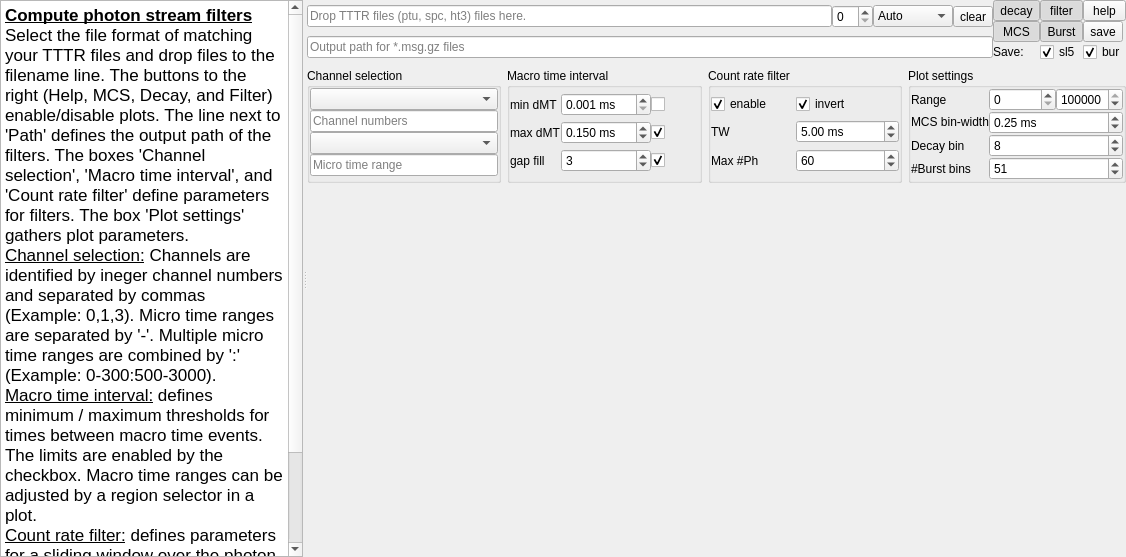
<?xml version="1.0" encoding="UTF-8"?>
<ui version="4.0">
 <class>Form</class>
 <widget class="QWidget" name="Form">
  <property name="geometry">
   <rect>
    <x>0</x>
    <y>0</y>
    <width>1126</width>
    <height>557</height>
   </rect>
  </property>
  <property name="windowTitle">
   <string>Form</string>
  </property>
  <property name="toolTip">
   <string>Comma separated integers, e.g., &quot;0,8&quot;</string>
  </property>
  <layout class="QVBoxLayout" name="verticalLayout_2">
   <property name="spacing">
    <number>0</number>
   </property>
   <property name="leftMargin">
    <number>0</number>
   </property>
   <property name="topMargin">
    <number>0</number>
   </property>
   <property name="rightMargin">
    <number>0</number>
   </property>
   <property name="bottomMargin">
    <number>0</number>
   </property>
   <item>
    <widget class="QSplitter" name="splitter">
     <property name="orientation">
      <enum>Qt::Horizontal</enum>
     </property>
     <widget class="QTextEdit" name="textEdit">
      <property name="minimumSize">
       <size>
        <width>300</width>
        <height>0</height>
       </size>
      </property>
      <property name="readOnly">
       <bool>true</bool>
      </property>
      <property name="html">
       <string>&lt;!DOCTYPE HTML PUBLIC &quot;-//W3C//DTD HTML 4.0//EN&quot; &quot;http://www.w3.org/TR/REC-html40/strict.dtd&quot;&gt;
&lt;html&gt;&lt;head&gt;&lt;meta name=&quot;qrichtext&quot; content=&quot;1&quot; /&gt;&lt;style type=&quot;text/css&quot;&gt;
p, li { white-space: pre-wrap; }
&lt;/style&gt;&lt;/head&gt;&lt;body style=&quot; font-family:'MS Shell Dlg 2'; font-size:8.25pt; font-weight:400; font-style:normal;&quot;&gt;
&lt;p style=&quot; margin-top:0px; margin-bottom:0px; margin-left:0px; margin-right:0px; -qt-block-indent:0; text-indent:0px;&quot;&gt;&lt;span style=&quot; font-family:'.AppleSystemUIFont'; font-size:13pt; font-weight:600; text-decoration: underline;&quot;&gt;Compute photon stream filters&lt;/span&gt;&lt;/p&gt;
&lt;p style=&quot; margin-top:0px; margin-bottom:0px; margin-left:0px; margin-right:0px; -qt-block-indent:0; text-indent:0px;&quot;&gt;&lt;span style=&quot; font-family:'.AppleSystemUIFont'; font-size:13pt;&quot;&gt;Select the file format of matching your TTTR files and drop files to the filename line. The buttons to the right (Help, MCS, Decay, and Filter) enable/disable plots. The line next to 'Path' defines the output path of the filters. The boxes 'Channel selection', 'Macro time interval', and 'Count rate filter' define parameters for filters. The box 'Plot settings' gathers plot parameters.&lt;/span&gt;&lt;/p&gt;
&lt;p style=&quot; margin-top:0px; margin-bottom:0px; margin-left:0px; margin-right:0px; -qt-block-indent:0; text-indent:0px;&quot;&gt;&lt;span style=&quot; font-family:'.AppleSystemUIFont'; font-size:13pt; text-decoration: underline;&quot;&gt;Channel selection:&lt;/span&gt;&lt;span style=&quot; font-family:'.AppleSystemUIFont'; font-size:13pt;&quot;&gt; Channels are identified by ineger channel numbers and separated by commas (Example: 0,1,3). Micro time ranges are separated by '-'. Multiple micro time ranges are combined by ':' (Example: 0-300:500-3000).&lt;/span&gt;&lt;/p&gt;
&lt;p style=&quot; margin-top:0px; margin-bottom:0px; margin-left:0px; margin-right:0px; -qt-block-indent:0; text-indent:0px;&quot;&gt;&lt;span style=&quot; font-family:'.AppleSystemUIFont'; font-size:13pt; text-decoration: underline;&quot;&gt;Macro time interval:&lt;/span&gt;&lt;span style=&quot; font-family:'.AppleSystemUIFont'; font-size:13pt;&quot;&gt; defines minimum / maximum thresholds for times between macro time events. The limits are enabled by the checkbox. Macro time ranges can be adjusted by a region selector in a plot.&lt;/span&gt;&lt;/p&gt;
&lt;p style=&quot; margin-top:0px; margin-bottom:0px; margin-left:0px; margin-right:0px; -qt-block-indent:0; text-indent:0px;&quot;&gt;&lt;span style=&quot; font-family:'.AppleSystemUIFont'; font-size:13pt; text-decoration: underline;&quot;&gt;Count rate filter:&lt;/span&gt;&lt;span style=&quot; font-family:'.AppleSystemUIFont'; font-size:13pt;&quot;&gt; defines parameters for a sliding window over the photon stream. If more than the maximum defined number of photons are found in a time windows the photon is filtered. Invert inverts the filter.&lt;/span&gt;&lt;/p&gt;
&lt;p style=&quot;-qt-paragraph-type:empty; margin-top:0px; margin-bottom:0px; margin-left:0px; margin-right:0px; -qt-block-indent:0; text-indent:0px; font-family:'.AppleSystemUIFont'; font-size:13pt;&quot;&gt;&lt;br /&gt;&lt;/p&gt;&lt;/body&gt;&lt;/html&gt;</string>
      </property>
     </widget>
     <widget class="QWidget" name="widget" native="true">
      <layout class="QGridLayout" name="gridLayout_4">
       <property name="leftMargin">
        <number>0</number>
       </property>
       <property name="topMargin">
        <number>0</number>
       </property>
       <property name="rightMargin">
        <number>0</number>
       </property>
       <property name="bottomMargin">
        <number>0</number>
       </property>
       <property name="spacing">
        <number>6</number>
       </property>
       <item row="1" column="1">
        <widget class="QGroupBox" name="groupBox_2">
         <property name="sizePolicy">
          <sizepolicy hsizetype="Expanding" vsizetype="Preferred">
           <horstretch>0</horstretch>
           <verstretch>0</verstretch>
          </sizepolicy>
         </property>
         <property name="title">
          <string>Macro time interval</string>
         </property>
         <layout class="QGridLayout" name="gridLayout_3">
          <property name="leftMargin">
           <number>0</number>
          </property>
          <property name="topMargin">
           <number>0</number>
          </property>
          <property name="rightMargin">
           <number>0</number>
          </property>
          <property name="bottomMargin">
           <number>0</number>
          </property>
          <property name="spacing">
           <number>0</number>
          </property>
          <item row="0" column="0">
           <widget class="QLabel" name="label_3">
            <property name="text">
             <string>min dMT</string>
            </property>
           </widget>
          </item>
          <item row="1" column="0">
           <widget class="QLabel" name="label_7">
            <property name="text">
             <string>max dMT</string>
            </property>
           </widget>
          </item>
          <item row="1" column="1">
           <widget class="QDoubleSpinBox" name="doubleSpinBox_3">
            <property name="toolTip">
             <string>Maximum inter photon time</string>
            </property>
            <property name="suffix">
             <string> ms</string>
            </property>
            <property name="decimals">
             <number>3</number>
            </property>
            <property name="minimum">
             <double>0.001000000000000</double>
            </property>
            <property name="maximum">
             <double>999.990000000000009</double>
            </property>
            <property name="value">
             <double>0.150000000000000</double>
            </property>
           </widget>
          </item>
          <item row="0" column="2">
           <widget class="QCheckBox" name="checkBox_2">
            <property name="text">
             <string/>
            </property>
           </widget>
          </item>
          <item row="1" column="2">
           <widget class="QCheckBox" name="checkBox_3">
            <property name="text">
             <string/>
            </property>
            <property name="checked">
             <bool>true</bool>
            </property>
           </widget>
          </item>
          <item row="0" column="1">
           <widget class="QDoubleSpinBox" name="doubleSpinBox_2">
            <property name="sizePolicy">
             <sizepolicy hsizetype="Minimum" vsizetype="Fixed">
              <horstretch>0</horstretch>
              <verstretch>0</verstretch>
             </sizepolicy>
            </property>
            <property name="toolTip">
             <string>Minimum interphoton time</string>
            </property>
            <property name="suffix">
             <string> ms</string>
            </property>
            <property name="decimals">
             <number>3</number>
            </property>
            <property name="minimum">
             <double>0.001000000000000</double>
            </property>
            <property name="maximum">
             <double>999.990000000000009</double>
            </property>
            <property name="singleStep">
             <double>0.001000000000000</double>
            </property>
            <property name="value">
             <double>0.001000000000000</double>
            </property>
           </widget>
          </item>
          <item row="2" column="1">
           <widget class="QSpinBox" name="spinBox_7">
            <property name="toolTip">
             <string>If two events are separated by less than specified number, events inbetween are selected. Used to fill gaps in photon trace.</string>
            </property>
            <property name="maximum">
             <number>999</number>
            </property>
            <property name="value">
             <number>3</number>
            </property>
           </widget>
          </item>
          <item row="2" column="0">
           <widget class="QLabel" name="label_8">
            <property name="text">
             <string>gap fill</string>
            </property>
           </widget>
          </item>
          <item row="2" column="2">
           <widget class="QCheckBox" name="checkBox_5">
            <property name="text">
             <string/>
            </property>
            <property name="checked">
             <bool>true</bool>
            </property>
           </widget>
          </item>
         </layout>
        </widget>
       </item>
       <item row="1" column="3">
        <widget class="QGroupBox" name="groupBox_4">
         <property name="title">
          <string>Plot settings</string>
         </property>
         <layout class="QGridLayout" name="gridLayout_5">
          <property name="leftMargin">
           <number>0</number>
          </property>
          <property name="topMargin">
           <number>0</number>
          </property>
          <property name="rightMargin">
           <number>0</number>
          </property>
          <property name="bottomMargin">
           <number>0</number>
          </property>
          <property name="spacing">
           <number>0</number>
          </property>
          <item row="1" column="2">
           <widget class="QSpinBox" name="spinBox_2">
            <property name="maximum">
             <number>99999999</number>
            </property>
           </widget>
          </item>
          <item row="1" column="3">
           <widget class="QSpinBox" name="spinBox_3">
            <property name="maximum">
             <number>9999999</number>
            </property>
            <property name="value">
             <number>100000</number>
            </property>
           </widget>
          </item>
          <item row="1" column="1">
           <widget class="QLabel" name="label_5">
            <property name="sizePolicy">
             <sizepolicy hsizetype="Fixed" vsizetype="Preferred">
              <horstretch>0</horstretch>
              <verstretch>0</verstretch>
             </sizepolicy>
            </property>
            <property name="text">
             <string>Range</string>
            </property>
           </widget>
          </item>
          <item row="2" column="1">
           <widget class="QLabel" name="label_4">
            <property name="sizePolicy">
             <sizepolicy hsizetype="Minimum" vsizetype="Fixed">
              <horstretch>0</horstretch>
              <verstretch>0</verstretch>
             </sizepolicy>
            </property>
            <property name="text">
             <string>MCS bin-width</string>
            </property>
           </widget>
          </item>
          <item row="3" column="2" colspan="2">
           <widget class="QSpinBox" name="spinBox_5">
            <property name="minimum">
             <number>1</number>
            </property>
            <property name="value">
             <number>8</number>
            </property>
           </widget>
          </item>
          <item row="3" column="1">
           <widget class="QLabel" name="label_9">
            <property name="text">
             <string>Decay bin</string>
            </property>
           </widget>
          </item>
          <item row="2" column="2" colspan="2">
           <widget class="QDoubleSpinBox" name="doubleSpinBox_4">
            <property name="sizePolicy">
             <sizepolicy hsizetype="MinimumExpanding" vsizetype="Fixed">
              <horstretch>0</horstretch>
              <verstretch>0</verstretch>
             </sizepolicy>
            </property>
            <property name="suffix">
             <string> ms</string>
            </property>
            <property name="minimum">
             <double>0.050000000000000</double>
            </property>
            <property name="singleStep">
             <double>0.100000000000000</double>
            </property>
            <property name="value">
             <double>0.250000000000000</double>
            </property>
           </widget>
          </item>
          <item row="4" column="1">
           <widget class="QLabel" name="label_6">
            <property name="text">
             <string>#Burst bins</string>
            </property>
           </widget>
          </item>
          <item row="4" column="2" colspan="2">
           <widget class="QSpinBox" name="spinBox_6">
            <property name="minimum">
             <number>3</number>
            </property>
            <property name="maximum">
             <number>999</number>
            </property>
            <property name="value">
             <number>51</number>
            </property>
           </widget>
          </item>
         </layout>
        </widget>
       </item>
       <item row="0" column="0" colspan="4">
        <layout class="QGridLayout" name="gridLayout_8">
         <property name="spacing">
          <number>0</number>
         </property>
         <item row="0" column="3">
          <widget class="QComboBox" name="comboBox">
           <property name="sizePolicy">
            <sizepolicy hsizetype="Minimum" vsizetype="Fixed">
             <horstretch>0</horstretch>
             <verstretch>0</verstretch>
            </sizepolicy>
           </property>
           <item>
            <property name="text">
             <string>Auto</string>
            </property>
           </item>
           <item>
            <property name="text">
             <string>PTU</string>
            </property>
           </item>
           <item>
            <property name="text">
             <string>SPC-130</string>
            </property>
           </item>
           <item>
            <property name="text">
             <string>HT3</string>
            </property>
           </item>
           <item>
            <property name="text">
             <string>SPC-630</string>
            </property>
           </item>
          </widget>
         </item>
         <item row="0" column="1">
          <widget class="QLineEdit" name="lineEdit">
           <property name="sizePolicy">
            <sizepolicy hsizetype="MinimumExpanding" vsizetype="Fixed">
             <horstretch>0</horstretch>
             <verstretch>0</verstretch>
            </sizepolicy>
           </property>
           <property name="placeholderText">
            <string>Drop TTTR files (ptu, spc, ht3) files here.</string>
           </property>
          </widget>
         </item>
         <item row="1" column="0" colspan="9">
          <layout class="QHBoxLayout" name="horizontalLayout">
           <property name="spacing">
            <number>0</number>
           </property>
           <item>
            <widget class="QLineEdit" name="lineEdit_2">
             <property name="readOnly">
              <bool>false</bool>
             </property>
             <property name="placeholderText">
              <string>Output path for *.msg.gz files</string>
             </property>
            </widget>
           </item>
          </layout>
         </item>
         <item row="0" column="4">
          <widget class="QToolButton" name="toolButton_6">
           <property name="sizePolicy">
            <sizepolicy hsizetype="Minimum" vsizetype="Fixed">
             <horstretch>0</horstretch>
             <verstretch>0</verstretch>
            </sizepolicy>
           </property>
           <property name="text">
            <string>clear</string>
           </property>
          </widget>
         </item>
         <item row="0" column="10" rowspan="2">
          <layout class="QGridLayout" name="gridLayout_7">
           <property name="spacing">
            <number>0</number>
           </property>
           <item row="0" column="2">
            <widget class="QToolButton" name="toolButton">
             <property name="sizePolicy">
              <sizepolicy hsizetype="Minimum" vsizetype="Fixed">
               <horstretch>0</horstretch>
               <verstretch>0</verstretch>
              </sizepolicy>
             </property>
             <property name="text">
              <string>help</string>
             </property>
             <property name="checkable">
              <bool>true</bool>
             </property>
             <property name="checked">
              <bool>false</bool>
             </property>
            </widget>
           </item>
           <item row="1" column="1">
            <widget class="QToolButton" name="toolButton_7">
             <property name="sizePolicy">
              <sizepolicy hsizetype="Minimum" vsizetype="Minimum">
               <horstretch>0</horstretch>
               <verstretch>0</verstretch>
              </sizepolicy>
             </property>
             <property name="text">
              <string>Burst</string>
             </property>
             <property name="checkable">
              <bool>true</bool>
             </property>
             <property name="checked">
              <bool>true</bool>
             </property>
            </widget>
           </item>
           <item row="1" column="0">
            <widget class="QToolButton" name="toolButton_2">
             <property name="sizePolicy">
              <sizepolicy hsizetype="Minimum" vsizetype="Fixed">
               <horstretch>0</horstretch>
               <verstretch>0</verstretch>
              </sizepolicy>
             </property>
             <property name="text">
              <string>MCS</string>
             </property>
             <property name="checkable">
              <bool>true</bool>
             </property>
             <property name="checked">
              <bool>true</bool>
             </property>
            </widget>
           </item>
           <item row="1" column="2">
            <widget class="QToolButton" name="toolButton_5">
             <property name="text">
              <string>save</string>
             </property>
            </widget>
           </item>
           <item row="0" column="1">
            <widget class="QToolButton" name="toolButton_4">
             <property name="sizePolicy">
              <sizepolicy hsizetype="Minimum" vsizetype="Fixed">
               <horstretch>0</horstretch>
               <verstretch>0</verstretch>
              </sizepolicy>
             </property>
             <property name="text">
              <string>filter</string>
             </property>
             <property name="checkable">
              <bool>true</bool>
             </property>
             <property name="checked">
              <bool>true</bool>
             </property>
            </widget>
           </item>
           <item row="0" column="0">
            <widget class="QToolButton" name="toolButton_3">
             <property name="sizePolicy">
              <sizepolicy hsizetype="Minimum" vsizetype="Fixed">
               <horstretch>0</horstretch>
               <verstretch>0</verstretch>
              </sizepolicy>
             </property>
             <property name="text">
              <string>decay</string>
             </property>
             <property name="checkable">
              <bool>true</bool>
             </property>
             <property name="checked">
              <bool>true</bool>
             </property>
            </widget>
           </item>
           <item row="2" column="2">
            <widget class="QCheckBox" name="checkBox_7">
             <property name="text">
              <string>bur</string>
             </property>
             <property name="checked">
              <bool>true</bool>
             </property>
            </widget>
           </item>
           <item row="2" column="1">
            <widget class="QCheckBox" name="checkBox_6">
             <property name="text">
              <string>sl5</string>
             </property>
             <property name="checked">
              <bool>true</bool>
             </property>
            </widget>
           </item>
           <item row="2" column="0">
            <widget class="QLabel" name="label_10">
             <property name="text">
              <string>Save:</string>
             </property>
            </widget>
           </item>
          </layout>
         </item>
         <item row="0" column="2">
          <widget class="QSpinBox" name="spinBox_4"/>
         </item>
        </layout>
       </item>
       <item row="1" column="0">
        <widget class="QGroupBox" name="groupBox_3">
         <property name="sizePolicy">
          <sizepolicy hsizetype="Expanding" vsizetype="Preferred">
           <horstretch>0</horstretch>
           <verstretch>0</verstretch>
          </sizepolicy>
         </property>
         <property name="title">
          <string>Channel selection</string>
         </property>
         <layout class="QGridLayout" name="gridLayout_2">
          <property name="leftMargin">
           <number>0</number>
          </property>
          <property name="topMargin">
           <number>0</number>
          </property>
          <property name="rightMargin">
           <number>0</number>
          </property>
          <property name="bottomMargin">
           <number>0</number>
          </property>
          <property name="spacing">
           <number>0</number>
          </property>
          <item row="4" column="1">
           <widget class="QLineEdit" name="lineEdit_5">
            <property name="sizePolicy">
             <sizepolicy hsizetype="Minimum" vsizetype="Fixed">
              <horstretch>0</horstretch>
              <verstretch>0</verstretch>
             </sizepolicy>
            </property>
            <property name="toolTip">
             <string>Define tuple of micro time ranges separted by '-' and ';' (Example: 0-100;600-900)</string>
            </property>
            <property name="placeholderText">
             <string>Micro time range</string>
            </property>
           </widget>
          </item>
          <item row="2" column="1">
           <widget class="QLineEdit" name="lineEdit_4">
            <property name="sizePolicy">
             <sizepolicy hsizetype="Minimum" vsizetype="Fixed">
              <horstretch>0</horstretch>
              <verstretch>0</verstretch>
             </sizepolicy>
            </property>
            <property name="toolTip">
             <string>Comma separated integers, e.g., &quot;0,8&quot;</string>
            </property>
            <property name="placeholderText">
             <string>Channel numbers</string>
            </property>
           </widget>
          </item>
          <item row="1" column="1">
           <widget class="QComboBox" name="comboBox_2"/>
          </item>
          <item row="3" column="1">
           <widget class="QComboBox" name="comboBox_3"/>
          </item>
         </layout>
        </widget>
       </item>
       <item row="1" column="2">
        <widget class="QGroupBox" name="groupBox">
         <property name="sizePolicy">
          <sizepolicy hsizetype="Expanding" vsizetype="Preferred">
           <horstretch>0</horstretch>
           <verstretch>0</verstretch>
          </sizepolicy>
         </property>
         <property name="title">
          <string>Count rate filter</string>
         </property>
         <property name="checkable">
          <bool>false</bool>
         </property>
         <property name="checked">
          <bool>false</bool>
         </property>
         <layout class="QGridLayout" name="gridLayout">
          <property name="leftMargin">
           <number>0</number>
          </property>
          <property name="topMargin">
           <number>0</number>
          </property>
          <property name="rightMargin">
           <number>0</number>
          </property>
          <property name="bottomMargin">
           <number>0</number>
          </property>
          <property name="spacing">
           <number>0</number>
          </property>
          <item row="1" column="0">
           <widget class="QLabel" name="label_2">
            <property name="text">
             <string>TW</string>
            </property>
           </widget>
          </item>
          <item row="2" column="0">
           <widget class="QLabel" name="label">
            <property name="text">
             <string>Max #Ph</string>
            </property>
           </widget>
          </item>
          <item row="2" column="1">
           <widget class="QSpinBox" name="spinBox">
            <property name="toolTip">
             <string>Maximum number of photon in time window</string>
            </property>
            <property name="minimum">
             <number>2</number>
            </property>
            <property name="maximum">
             <number>1000000</number>
            </property>
            <property name="value">
             <number>60</number>
            </property>
           </widget>
          </item>
          <item row="1" column="1">
           <widget class="QDoubleSpinBox" name="doubleSpinBox">
            <property name="toolTip">
             <string>Time window size</string>
            </property>
            <property name="suffix">
             <string> ms</string>
            </property>
            <property name="minimum">
             <double>0.100000000000000</double>
            </property>
            <property name="maximum">
             <double>500000.000000000000000</double>
            </property>
            <property name="value">
             <double>5.000000000000000</double>
            </property>
           </widget>
          </item>
          <item row="0" column="0">
           <widget class="QCheckBox" name="checkBox_4">
            <property name="text">
             <string>enable</string>
            </property>
            <property name="checked">
             <bool>true</bool>
            </property>
           </widget>
          </item>
          <item row="0" column="1">
           <widget class="QCheckBox" name="checkBox">
            <property name="text">
             <string>invert</string>
            </property>
            <property name="checked">
             <bool>true</bool>
            </property>
           </widget>
          </item>
         </layout>
        </widget>
       </item>
       <item row="2" column="0" colspan="4">
        <widget class="QWidget" name="widget_2" native="true">
         <property name="sizePolicy">
          <sizepolicy hsizetype="Preferred" vsizetype="Expanding">
           <horstretch>0</horstretch>
           <verstretch>0</verstretch>
          </sizepolicy>
         </property>
         <layout class="QVBoxLayout" name="verticalLayout">
          <property name="spacing">
           <number>0</number>
          </property>
          <property name="leftMargin">
           <number>0</number>
          </property>
          <property name="topMargin">
           <number>0</number>
          </property>
          <property name="rightMargin">
           <number>0</number>
          </property>
          <property name="bottomMargin">
           <number>0</number>
          </property>
          <item>
           <layout class="QGridLayout" name="gridLayout_6">
            <property name="spacing">
             <number>0</number>
            </property>
           </layout>
          </item>
         </layout>
        </widget>
       </item>
      </layout>
     </widget>
    </widget>
   </item>
  </layout>
  <action name="actionUpdate_Values">
   <property name="text">
    <string>Update values</string>
   </property>
  </action>
  <action name="actionUpdateUI">
   <property name="text">
    <string>Update UI</string>
   </property>
  </action>
  <action name="actionFile_changed">
   <property name="text">
    <string>File changed</string>
   </property>
  </action>
  <action name="actionRegionUpdate">
   <property name="text">
    <string>RegionUpdate</string>
   </property>
  </action>
 </widget>
 <resources/>
 <connections>
  <connection>
   <sender>toolButton</sender>
   <signal>toggled(bool)</signal>
   <receiver>textEdit</receiver>
   <slot>setVisible(bool)</slot>
   <hints>
    <hint type="sourcelabel">
     <x>291</x>
     <y>10</y>
    </hint>
    <hint type="destinationlabel">
     <x>132</x>
     <y>175</y>
    </hint>
   </hints>
  </connection>
  <connection>
   <sender>spinBox</sender>
   <signal>valueChanged(int)</signal>
   <receiver>actionUpdate_Values</receiver>
   <slot>trigger()</slot>
   <hints>
    <hint type="sourcelabel">
     <x>453</x>
     <y>62</y>
    </hint>
    <hint type="destinationlabel">
     <x>-1</x>
     <y>-1</y>
    </hint>
   </hints>
  </connection>
  <connection>
   <sender>checkBox</sender>
   <signal>toggled(bool)</signal>
   <receiver>actionUpdate_Values</receiver>
   <slot>trigger()</slot>
   <hints>
    <hint type="sourcelabel">
     <x>532</x>
     <y>62</y>
    </hint>
    <hint type="destinationlabel">
     <x>-1</x>
     <y>-1</y>
    </hint>
   </hints>
  </connection>
  <connection>
   <sender>doubleSpinBox</sender>
   <signal>valueChanged(double)</signal>
   <receiver>actionUpdate_Values</receiver>
   <slot>trigger()</slot>
   <hints>
    <hint type="sourcelabel">
     <x>491</x>
     <y>83</y>
    </hint>
    <hint type="destinationlabel">
     <x>-1</x>
     <y>-1</y>
    </hint>
   </hints>
  </connection>
  <connection>
   <sender>groupBox</sender>
   <signal>toggled(bool)</signal>
   <receiver>actionUpdate_Values</receiver>
   <slot>trigger()</slot>
   <hints>
    <hint type="sourcelabel">
     <x>418</x>
     <y>62</y>
    </hint>
    <hint type="destinationlabel">
     <x>-1</x>
     <y>-1</y>
    </hint>
   </hints>
  </connection>
  <connection>
   <sender>doubleSpinBox_2</sender>
   <signal>valueChanged(double)</signal>
   <receiver>actionUpdate_Values</receiver>
   <slot>trigger()</slot>
   <hints>
    <hint type="sourcelabel">
     <x>273</x>
     <y>140</y>
    </hint>
    <hint type="destinationlabel">
     <x>-1</x>
     <y>-1</y>
    </hint>
   </hints>
  </connection>
  <connection>
   <sender>doubleSpinBox_3</sender>
   <signal>valueChanged(double)</signal>
   <receiver>actionUpdate_Values</receiver>
   <slot>trigger()</slot>
   <hints>
    <hint type="sourcelabel">
     <x>273</x>
     <y>175</y>
    </hint>
    <hint type="destinationlabel">
     <x>-1</x>
     <y>-1</y>
    </hint>
   </hints>
  </connection>
  <connection>
   <sender>checkBox_2</sender>
   <signal>toggled(bool)</signal>
   <receiver>actionUpdate_Values</receiver>
   <slot>trigger()</slot>
   <hints>
    <hint type="sourcelabel">
     <x>393</x>
     <y>185</y>
    </hint>
    <hint type="destinationlabel">
     <x>-1</x>
     <y>-1</y>
    </hint>
   </hints>
  </connection>
  <connection>
   <sender>checkBox_3</sender>
   <signal>toggled(bool)</signal>
   <receiver>actionUpdate_Values</receiver>
   <slot>trigger()</slot>
   <hints>
    <hint type="sourcelabel">
     <x>548</x>
     <y>185</y>
    </hint>
    <hint type="destinationlabel">
     <x>-1</x>
     <y>-1</y>
    </hint>
   </hints>
  </connection>
  <connection>
   <sender>spinBox_4</sender>
   <signal>valueChanged(int)</signal>
   <receiver>actionUpdateUI</receiver>
   <slot>trigger()</slot>
   <hints>
    <hint type="sourcelabel">
     <x>662</x>
     <y>55</y>
    </hint>
    <hint type="destinationlabel">
     <x>-1</x>
     <y>-1</y>
    </hint>
   </hints>
  </connection>
  <connection>
   <sender>lineEdit</sender>
   <signal>textChanged(QString)</signal>
   <receiver>actionFile_changed</receiver>
   <slot>trigger()</slot>
   <hints>
    <hint type="sourcelabel">
     <x>434</x>
     <y>55</y>
    </hint>
    <hint type="destinationlabel">
     <x>-1</x>
     <y>-1</y>
    </hint>
   </hints>
  </connection>
  <connection>
   <sender>lineEdit_4</sender>
   <signal>returnPressed()</signal>
   <receiver>actionUpdate_Values</receiver>
   <slot>trigger()</slot>
   <hints>
    <hint type="sourcelabel">
     <x>169</x>
     <y>140</y>
    </hint>
    <hint type="destinationlabel">
     <x>-1</x>
     <y>-1</y>
    </hint>
   </hints>
  </connection>
  <connection>
   <sender>lineEdit_5</sender>
   <signal>returnPressed()</signal>
   <receiver>actionUpdate_Values</receiver>
   <slot>trigger()</slot>
   <hints>
    <hint type="sourcelabel">
     <x>169</x>
     <y>175</y>
    </hint>
    <hint type="destinationlabel">
     <x>-1</x>
     <y>-1</y>
    </hint>
   </hints>
  </connection>
  <connection>
   <sender>doubleSpinBox_2</sender>
   <signal>editingFinished()</signal>
   <receiver>actionRegionUpdate</receiver>
   <slot>trigger()</slot>
   <hints>
    <hint type="sourcelabel">
     <x>402</x>
     <y>145</y>
    </hint>
    <hint type="destinationlabel">
     <x>-1</x>
     <y>-1</y>
    </hint>
   </hints>
  </connection>
  <connection>
   <sender>doubleSpinBox_3</sender>
   <signal>editingFinished()</signal>
   <receiver>actionRegionUpdate</receiver>
   <slot>trigger()</slot>
   <hints>
    <hint type="sourcelabel">
     <x>402</x>
     <y>181</y>
    </hint>
    <hint type="destinationlabel">
     <x>-1</x>
     <y>-1</y>
    </hint>
   </hints>
  </connection>
  <connection>
   <sender>spinBox_2</sender>
   <signal>editingFinished()</signal>
   <receiver>actionUpdate_Values</receiver>
   <slot>trigger()</slot>
   <hints>
    <hint type="sourcelabel">
     <x>357</x>
     <y>261</y>
    </hint>
    <hint type="destinationlabel">
     <x>-1</x>
     <y>-1</y>
    </hint>
   </hints>
  </connection>
  <connection>
   <sender>spinBox_3</sender>
   <signal>editingFinished()</signal>
   <receiver>actionUpdate_Values</receiver>
   <slot>trigger()</slot>
   <hints>
    <hint type="sourcelabel">
     <x>587</x>
     <y>261</y>
    </hint>
    <hint type="destinationlabel">
     <x>-1</x>
     <y>-1</y>
    </hint>
   </hints>
  </connection>
  <connection>
   <sender>checkBox_4</sender>
   <signal>toggled(bool)</signal>
   <receiver>actionUpdate_Values</receiver>
   <slot>trigger()</slot>
   <hints>
    <hint type="sourcelabel">
     <x>577</x>
     <y>219</y>
    </hint>
    <hint type="destinationlabel">
     <x>-1</x>
     <y>-1</y>
    </hint>
   </hints>
  </connection>
  <connection>
   <sender>doubleSpinBox_4</sender>
   <signal>editingFinished()</signal>
   <receiver>actionUpdate_Values</receiver>
   <slot>trigger()</slot>
   <hints>
    <hint type="sourcelabel">
     <x>791</x>
     <y>274</y>
    </hint>
    <hint type="destinationlabel">
     <x>-1</x>
     <y>-1</y>
    </hint>
   </hints>
  </connection>
  <connection>
   <sender>spinBox_5</sender>
   <signal>valueChanged(int)</signal>
   <receiver>actionUpdate_Values</receiver>
   <slot>trigger()</slot>
   <hints>
    <hint type="sourcelabel">
     <x>825</x>
     <y>287</y>
    </hint>
    <hint type="destinationlabel">
     <x>-1</x>
     <y>-1</y>
    </hint>
   </hints>
  </connection>
  <connection>
   <sender>spinBox_6</sender>
   <signal>valueChanged(int)</signal>
   <receiver>actionUpdate_Values</receiver>
   <slot>trigger()</slot>
   <hints>
    <hint type="sourcelabel">
     <x>1041</x>
     <y>146</y>
    </hint>
    <hint type="destinationlabel">
     <x>-1</x>
     <y>-1</y>
    </hint>
   </hints>
  </connection>
  <connection>
   <sender>spinBox_7</sender>
   <signal>valueChanged(int)</signal>
   <receiver>actionUpdate_Values</receiver>
   <slot>trigger()</slot>
   <hints>
    <hint type="sourcelabel">
     <x>591</x>
     <y>141</y>
    </hint>
    <hint type="destinationlabel">
     <x>-1</x>
     <y>-1</y>
    </hint>
   </hints>
  </connection>
  <connection>
   <sender>checkBox_5</sender>
   <signal>toggled(bool)</signal>
   <receiver>actionUpdate_Values</receiver>
   <slot>trigger()</slot>
   <hints>
    <hint type="sourcelabel">
     <x>646</x>
     <y>141</y>
    </hint>
    <hint type="destinationlabel">
     <x>-1</x>
     <y>-1</y>
    </hint>
   </hints>
  </connection>
 </connections>
</ui>
